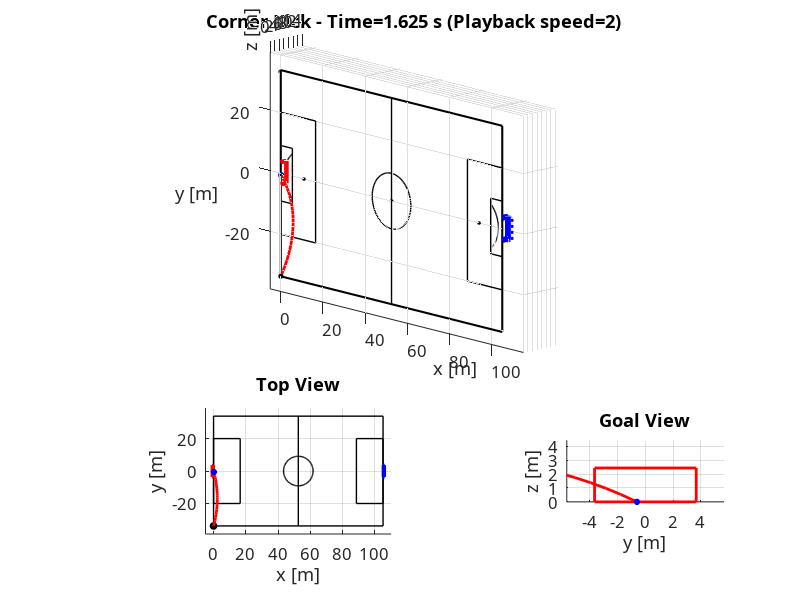

The MATLAB script that drew this image:
function soccer_corner_kick_simulation_modified
    % This script simulates a soccer ball trajectory from a corner kick
    % using a simplified model that includes drag and Magnus forces.
    %
    % References:
    % - "Study of soccer ball flight trajectory" (MATEC Web Conf. 145, 01002, 2018).
    % - Cook, B.G. and Goff, J.E., 2006. Parameter space for successful soccer
    %   kicks. European journal of physics, 27(4), p.865.
    %
    % The simulation starts from a corner position and shows the trajectory
    % with detailed football pitch visualization and multiple camera angles.
    
    close all; clear; clc;
    
    %% Parameters
    % Ball properties
    m = 0.45;          % ball mass (kg)
    R = 0.11;          % ball radius (m)
    A = pi * R^2;      % cross-sectional area (m^2)
    g = 9.81;          % gravitational acceleration (m/s^2)
    rho = 1.2;         % air density (kg/m^3)
    
    % Aerodynamic coefficients (typical for spinning soccer ball)
    C_D = 0.33;        % Drag coefficient
    C_L = 0.30;        % Lift (Magnus) coefficient
    
    %% Field parameters
    % Field dimensions (standard)
    field_length = 105; % meters
    field_width = 68;   % meters
    
    % Goal dimensions
    goal_width = 7.32;  % meters
    goal_height = 2.44; % meters
    goal_depth = 2;     % meters
    
    % Penalty area dimensions
    penalty_area_width = 40.2; % meters
    penalty_area_length = 16.5; % meters
    
    % Goal area dimensions
    goal_area_width = 18.3;  % meters
    goal_area_length = 5.5;  % meters
    
    % Penalty mark
    penalty_mark_distance_from_goal = 11; % meters
    
    % Goal position from corner position
    goal_lon_pos = field_length;    % Goal is at the opposite end (x-direction)
    goal_lat_pos = 0;               % Center of the field width (y-direction)
    
    %% Initial conditions for corner kick
    % Ball position [x y z]
    ball_position = [0, -field_width/2, 0];  % Corner position, on the ground
    
    % Ball velocity parameters
    ball_speed = 29.54;     % initial speed (m/s)
    theta = 17.74;          % elevation angle (degrees)
    phi = 15.71;            % horizontal angle (degrees)
    
    % Ball initial velocity components x, y and z
    % For corner kick: need to adjust component calculation to aim toward goal
    % The kick should primarily go in the +y direction (inward) with a small +x component
    vy = ball_speed * cosd(theta) * cosd(phi);    % Primary direction (inward from corner)
    vx = ball_speed * cosd(theta) * sind(phi);    % Secondary direction (slightly forward)
    vz = ball_speed * sind(theta);
    
    % Ball velocity array
    ball_velocity = [vx, vy, vz];
    
    % Angular velocity (spin) - mainly around z-axis for corner kick
    % Negative spin around z-axis creates curve toward goal (inswinger)
    omega = [0; 0; -97.88];  % rad/s (negative for inward curve)
    
    % Initial conditions
    states0 = [ball_position, ball_velocity];
    
    %% Time and video settings
    playback_speed = 2;             % Speed of playback
    tF = 7;                           % Final time [s]
    fR = 30/playback_speed;           % Frame rate [fps]
    dt = 1/fR;                        % Time resolution [s]
    time = linspace(0, tF, tF*fR);    % Time [s]
    
    %% Simulation
    % Event function to stop if ball hits ground or goes beyond field
    options = odeset('Events', @(t,y) ball_floor_or_end(t,y,field_length), 'RelTol', 1e-6);
    
    % Solve the ODE
    [tout, yout] = ode45(@(t,y) ball_dynamics(t,y,m,A,rho,C_D,C_L,g,omega), time, states0, options);
    
    % Retrieving states
    x = yout(:,1);
    y = yout(:,2);
    z = yout(:,3);
    dx = yout(:,4);
    dy = yout(:,5);
    dz = yout(:,6);
    
    %% Animation
    figure
    % set(gcf, 'Position', [50 50 1280 720])  % YouTube: 720p
    % set(gcf, 'Position', [50 50 854 480])   % YouTube: 480p
    set(gcf, 'Position', [50 50 640 640])     % Social
    
    % Create and open video writer object
    % Make sure directory exists for output video
    try
        v = VideoWriter('corner_kick.mp4', 'MPEG-4');
        v.Quality = 100;
        v.FrameRate = fR;  % Set the frame rate explicitly
        open(v);
        videoWriterEnabled = true;
    catch ME
        warning('Could not create video writer. Video will not be saved.');
        fprintf('Error: %s\n', ME.message);
        videoWriterEnabled = false;
    end
    
    for i = 1:length(tout)
        % Main view (perspective view)
        subplot(3, 3, 1:6);
        cla
        hold on; grid on; axis equal
        set(gca, 'FontName', 'Verdana', 'FontSize', 12)
        plot_field_3d([-100, -50, 150], 'full')
        plot3(x(1:i), y(1:i), z(1:i), 'r', 'LineWidth', 2)
        plot3(x(i), y(i), z(i), 'bo', 'MarkerFaceColor', 'b', 'MarkerSize', 4)
        xlabel('x [m]')
        ylabel('y [m]')
        zlabel('z [m]')
        title(strcat('Corner Kick - Time=', num2str(tout(i), '%.3f'), ' s (Playback speed=', num2str(playback_speed), ')'))
        
        % Top view (bird's eye view)
        subplot(3, 3, 7:8);
        cla
        hold on; grid on
        set(gca, 'FontName', 'Verdana', 'FontSize', 12)
        
        % Draw simple field outline for top view
        rectangle('Position', [0, -field_width/2, field_length, field_width], 'EdgeColor', 'k', 'LineWidth', 1);
        
        % Draw center line
        line([field_length/2, field_length/2], [-field_width/2, field_width/2], 'Color', 'k', 'LineWidth', 1);
        
        % Draw center circle
        th = 0:pi/50:2*pi;
        xunit = 9.15 * cos(th) + field_length/2;
        yunit = 9.15 * sin(th);
        plot(xunit, yunit, 'k', 'LineWidth', 1);
        
        % Draw penalty areas
        rectangle('Position', [0, -penalty_area_width/2, penalty_area_length, penalty_area_width], 'EdgeColor', 'k', 'LineWidth', 1);
        rectangle('Position', [field_length-penalty_area_length, -penalty_area_width/2, penalty_area_length, penalty_area_width], 'EdgeColor', 'k', 'LineWidth', 1);
        
        % Draw goals
        rectangle('Position', [-1, -goal_width/2, 1, goal_width], 'EdgeColor', 'r', 'LineWidth', 2);
        rectangle('Position', [field_length, -goal_width/2, 1, goal_width], 'EdgeColor', 'b', 'LineWidth', 2);
        
        % Mark corner kick position
        plot(0, -field_width/2, 'ko', 'MarkerFaceColor', 'k', 'MarkerSize', 5);
        
        % Plot ball trajectory (2D projection)
        plot(x(1:i), y(1:i), 'r', 'LineWidth', 2);
        plot(x(i), y(i), 'bo', 'MarkerFaceColor', 'b', 'MarkerSize', 4);
        
        axis equal
        xlim([-5, field_length+5]);
        ylim([-field_width/2-5, field_width/2+5]);
        xlabel('x [m]')
        ylabel('y [m]')
        title('Top View')
        
        % Goal view (looking from behind the red goal)
        subplot(3, 3, 9);
        cla
        hold on; grid on
        set(gca, 'FontName', 'Verdana', 'FontSize', 12)
        
        % Find trajectory points that are close to the left goal (red goal)
        goal_region_mask = x < 30;
        
        % Draw goal outline for left goal (red)
        rectangle('Position', [-goal_width/2, 0, goal_width, goal_height], 'EdgeColor', 'r', 'LineWidth', 2);
        
        % Plot trajectory points if any are in the goal region
        if any(goal_region_mask)
            % Plot only points that are in the goal region
            y_goal = y(goal_region_mask);
            z_goal = z(goal_region_mask);
            
            % Plot trajectory in goal view (y-z projection)
            plot(y_goal, z_goal, 'r', 'LineWidth', 2);
            
            % Plot current ball position if it's in goal region
            if goal_region_mask(i)
                plot(y(i), z(i), 'bo', 'MarkerFaceColor', 'b', 'MarkerSize', 4);
            end
        end
        
        % Set axis limits for goal view
        axis equal
        xlim([-goal_width/2-2, goal_width/2+2]);
        ylim([0, goal_height+2]);
        xlabel('y [m]')
        ylabel('z [m]')
        title('Goal View')
        
        % Write frame to video
        frame = getframe(gcf);
        if videoWriterEnabled
            try
                writeVideo(v, frame);
            catch
                warning('Could not write video frame.');
                videoWriterEnabled = false;
            end
        end
    end
    % Close video writer
    if exist('v', 'var') && videoWriterEnabled
        try
            close(v);
        catch
            warning('Could not close video writer properly.');
        end
    end
    
    %% Helper functions
    function plot_field_3d(camera_position, view_mode)
        % Draw the football field with all standard markings
        % view_mode: 'full' for complete field, 'goal_only' to show only the target goal
        
        if nargin < 2
            view_mode = 'full'; % Default to full field if not specified
        end
        
        % Set camera position
        set(gca, 'CameraPosition', camera_position)
        
        % Set view limits based on mode
        if strcmp(view_mode, 'goal_only')
            % Expanded view to show goal and trajectory
            set(gca, 'xlim', [field_length-30 field_length+10], 'ylim', [-15 15], 'zlim', [0 8])
        else
            % Full field view
            set(gca, 'xlim', [-5 field_length+10], 'ylim', [-field_width/2-5 field_width/2+5], 'zlim', [0 15])
        end
        
        % Draw elements based on view mode
        if strcmp(view_mode, 'full')
            % Draw field boundary
            plot3([0 field_length field_length 0 0], ...
                  [-field_width/2 -field_width/2 field_width/2 field_width/2 -field_width/2], ...
                  [0 0 0 0 0], 'k', 'LineWidth', 1.5);
            
            % Halfway line
            plot3([field_length/2 field_length/2], [-field_width/2 field_width/2], [0 0], 'k', 'LineWidth', 1);
            
            % Center circle
            theta = linspace(0, 2*pi, 100);
            x_circle = 9.15 * cos(theta) + field_length/2;
            y_circle = 9.15 * sin(theta);
            plot3(x_circle, y_circle, zeros(size(theta)), 'k', 'LineWidth', 1);
            
            % Center spot
            plot3(field_length/2, 0, 0, 'ko', 'MarkerFaceColor', 'k', 'MarkerSize', 2);
        end
        
        % Always draw the right goal (target for corner kick) regardless of view mode
        % Right goal (x=field_length) - main target for corner kick
        plot3([field_length field_length field_length field_length], ...
              [-goal_width/2 -goal_width/2 goal_width/2 goal_width/2], ...
              [0 goal_height goal_height 0], 'b', 'LineWidth', 4);  % Blue goal
        % Add crossbar and goal posts for better visibility
        plot3([field_length field_length], [-goal_width/2 goal_width/2], [goal_height goal_height], 'b', 'LineWidth', 4);
        plot3([field_length field_length], [-goal_width/2 -goal_width/2], [0 goal_height], 'b', 'LineWidth', 4);
        plot3([field_length field_length], [goal_width/2 goal_width/2], [0 goal_height], 'b', 'LineWidth', 4);
        
        % Add goal net visualization (simplified) for the target goal
        % Goal back
        plot3([field_length+goal_depth field_length+goal_depth field_length+goal_depth field_length+goal_depth], ...
              [-goal_width/2 -goal_width/2 goal_width/2 goal_width/2], ...
              [0 goal_height goal_height 0], 'b:', 'LineWidth', 2);
        % Goal top
        plot3([field_length field_length+goal_depth field_length+goal_depth field_length], ...
              [-goal_width/2 -goal_width/2 goal_width/2 goal_width/2], ...
              [goal_height goal_height goal_height goal_height], 'b:', 'LineWidth', 2);
        % Goal sides
        plot3([field_length field_length+goal_depth field_length+goal_depth field_length], ...
              [-goal_width/2 -goal_width/2 -goal_width/2 -goal_width/2], ...
              [0 0 goal_height goal_height], 'b:', 'LineWidth', 2);
        plot3([field_length field_length+goal_depth field_length+goal_depth field_length], ...
              [goal_width/2 goal_width/2 goal_width/2 goal_width/2], ...
              [0 0 goal_height goal_height], 'b:', 'LineWidth', 2);
              
        % Only draw the left goal if in full view mode
        if strcmp(view_mode, 'full')
            % Left goal (x=0)
            plot3([0 0 0 0], ...
                  [-goal_width/2 -goal_width/2 goal_width/2 goal_width/2], ...
                  [0 goal_height goal_height 0], 'r', 'LineWidth', 3);
            % Add crossbar and goal posts for better visibility
            plot3([0 0], [-goal_width/2 goal_width/2], [goal_height goal_height], 'r', 'LineWidth', 3);
            plot3([0 0], [-goal_width/2 -goal_width/2], [0 goal_height], 'r', 'LineWidth', 3);
            plot3([0 0], [goal_width/2 goal_width/2], [0 goal_height], 'r', 'LineWidth', 3);
        end
        
        if strcmp(view_mode, 'full')
            % Only draw these elements in full view mode
            
            % Penalty areas
            % Left penalty area
            plot3([0 penalty_area_length penalty_area_length 0], ...
                  [-penalty_area_width/2 -penalty_area_width/2 penalty_area_width/2 penalty_area_width/2], ...
                  [0 0 0 0], 'k', 'LineWidth', 1);
            
            % Right penalty area
            plot3([field_length field_length-penalty_area_length field_length-penalty_area_length field_length], ...
                  [-penalty_area_width/2 -penalty_area_width/2 penalty_area_width/2 penalty_area_width/2], ...
                  [0 0 0 0], 'k', 'LineWidth', 1);
            
            % Goal areas
            % Left goal area
            plot3([0 goal_area_length goal_area_length 0], ...
                  [-goal_area_width/2 -goal_area_width/2 goal_area_width/2 goal_area_width/2], ...
                  [0 0 0 0], 'k', 'LineWidth', 1);
            
            % Right goal area
            plot3([field_length field_length-goal_area_length field_length-goal_area_length field_length], ...
                  [-goal_area_width/2 -goal_area_width/2 goal_area_width/2 goal_area_width/2], ...
                  [0 0 0 0], 'k', 'LineWidth', 1);
            
            % Penalty marks
            plot3(penalty_mark_distance_from_goal, 0, 0, 'ko', 'MarkerFaceColor', 'k', 'MarkerSize', 2);
            plot3(field_length-penalty_mark_distance_from_goal, 0, 0, 'ko', 'MarkerFaceColor', 'k', 'MarkerSize', 2);
            
            % Penalty arcs
            % Left penalty arc
            theta_amp = acos((penalty_area_length-penalty_mark_distance_from_goal)/9.15);
            theta = linspace(pi-theta_amp, pi+theta_amp, 50);
            x_arc_left = 9.15 * cos(theta) + penalty_mark_distance_from_goal;
            y_arc_left = 9.15 * sin(theta);
            plot3(x_arc_left, y_arc_left, zeros(size(theta)), 'k', 'LineWidth', 1);
            
            % Right penalty arc
            theta = linspace(-theta_amp, theta_amp, 50);
            x_arc_right = 9.15 * cos(theta) + (field_length-penalty_mark_distance_from_goal);
            y_arc_right = 9.15 * sin(theta);
            plot3(x_arc_right, y_arc_right, zeros(size(theta)), 'k', 'LineWidth', 1);
            
            % Corner arcs (1m radius)
            % Bottom left
            theta = linspace(0, pi/2, 20);
            x_corner = 1 * cos(theta);
            y_corner = 1 * sin(theta) - field_width/2;
            plot3(x_corner, y_corner, zeros(size(theta)), 'k', 'LineWidth', 1);
            
            % Top left
            theta = linspace(pi/2, pi, 20);
            x_corner = 1 * cos(theta);
            y_corner = 1 * sin(theta) + field_width/2 - 1;
            plot3(x_corner, y_corner, zeros(size(theta)), 'k', 'LineWidth', 1);
            
            % Bottom right
            theta = linspace(-pi/2, 0, 20);
            x_corner = 1 * cos(theta) + field_length - 1;
            y_corner = 1 * sin(theta) - field_width/2 + 1;
            plot3(x_corner, y_corner, zeros(size(theta)), 'k', 'LineWidth', 1);
            
            % Top right
            theta = linspace(pi, 3*pi/2, 20);
            x_corner = 1 * cos(theta) + field_length;
            y_corner = 1 * sin(theta) + field_width/2;
            plot3(x_corner, y_corner, zeros(size(theta)), 'k', 'LineWidth', 1);
            
            % Corner kick position marker (ball initial position)
            plot3(0, -field_width/2, 0, 'ko', 'MarkerFaceColor', 'k', 'MarkerSize', 3);
        else
            % In goal_only mode, add a small field section near the goal for reference
            plot3([field_length-30 field_length field_length field_length-30], ...
                  [-15 -15 15 15], ...
                  [0 0 0 0], 'k:', 'LineWidth', 0.5);
                  
            % Add a field marking to show where the ball is relative to the goal
            plot3([field_length-20 field_length-20], [-15 15], [0 0], 'k:', 'LineWidth', 0.5);
        end
    end
    
    function dstates = ball_dynamics(~, states, m, A, rho, C_D, C_L, g, omega)
        % Ball dynamics considering drag and Magnus forces
        % states = [x y z vx vy vz]
        
        % Extract velocity components
        dx = states(4);
        dy = states(5);
        dz = states(6);
        
        % Calculate speed
        v = sqrt(dx^2 + dy^2 + dz^2);   % Speed [m/s]
        
        % Calculate forces
        if v > 0
            % Drag force (Prandtl)
            F_drag = -0.5 * rho * A * C_D * v^2 * [dx/v; dy/v; dz/v];
            
            % Magnus force (spin effect)
            cross_val = cross([dx; dy; dz], omega);
            if norm(cross_val) > 0
                F_magnus = 0.5 * rho * A * C_L * v^2 * (cross_val / norm(cross_val));
            else
                F_magnus = [0; 0; 0];
            end
        else
            F_drag = [0; 0; 0];
            F_magnus = [0; 0; 0];
        end
        
        % Gravity force
        F_gravity = [0; 0; -m*g];
        
        % Sum forces and calculate acceleration
        F_total = F_drag + F_magnus + F_gravity;
        a = F_total / m;
        
        % Return state derivatives
        dstates = [dx; dy; dz; a];
    end
    
    function [position, isterminal, direction] = ball_floor_or_end(~, y, field_length)
        % Terminate simulation when ball touches the floor or goes beyond the field
        
        % Extract current position
        x_pos = y(1);
        y_pos = y(2);
        z_pos = y(3);
        
        % Check if ball has hit the ground (z=0)
        position = z_pos;
        
        % Also terminate if ball has gone too far beyond the field
        if x_pos > field_length + 10 || x_pos < -10 || ...
           abs(y_pos) > field_width/2 + 10
            position = 0;
        end
        
        isterminal = 1;  % Stop integration when event occurs
        direction = -1;  % Trigger only when ball is descending
    end
end